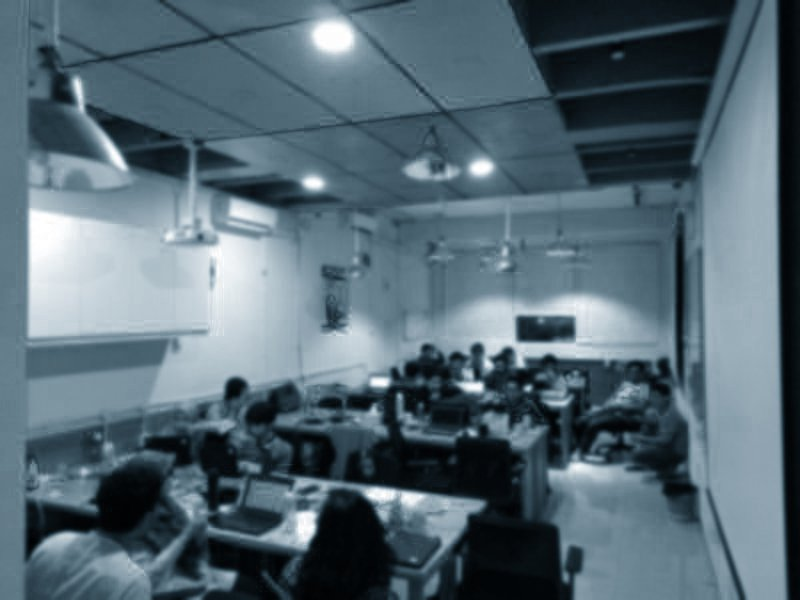
#> input picture mentee.jpg, 800 x 600 px
$ python timpa.py
#> lines starting #> are read from the running program, lines starting #| are printed output that depends on the picture; long printed decimals are rounded
from PIL import Image, ImageDraw, ImageFont
import requests
from io import BytesIO
import textwrap
import sys


# create Image object with the input image

def generate_text_to_image(pilih,input_file, message):
#> called with pilih = 'FILE', input_file = 'mentee.jpg'
    if pilih=='URL':
        try:
            response=requests.get(input_file)
            image=Image.open(BytesIO(response.content))
        except:
            print("input file is not URL")

    else:
        try:
            image=Image.open(input_file)
#> image is the input picture: PIL image 800x600 RGB; mean R, G, B 85.6, 105, 115.6
        except:
            print("input file is not image file")

    width,height=image.size
#> width = 800; height = 600
    text_ori=sys.getsizeof(message)


    font_size=round(height/10)
#> font_size = 60
    print(font_size)
#| 60
    font = ImageFont.truetype('RobotoCondensed-Bold.ttf', size=font_size)
    font2 = ImageFont.truetype('RobotoCondensed-Bold.ttf', size=font_size+1)
    width_font, height_font= font.getsize(message)
#> width_font = 3500; height_font = 68

    draw = ImageDraw.Draw(image)

    a=width/3
#> a = 266.7

    if width_font>a:
        print("errrr")
        pembesaran=round(width_font/text_ori)
#> pembesaran = 21
        print(a)
#| 266.667
        print(pembesaran)
#| 21
        lines = textwrap.wrap(message, pembesaran, break_long_words=False)
        print(lines)
#| ['He is a wise man who', 'does not grieve for', 'the things which he', 'has not, but rejoices', 'for those which he', 'has. Epictetus']
        per=0
        for text in lines:
            per=per+60
            (x, y) = (a-2, per-5)
            color = 'rgb(0, 0, 0)' # black color
            draw.text((x, y),text, fill=color, font=font2)

            (x2, y2) = (a, per)
            color2 = 'rgb(255, 255, 255)' # white color
            draw.text((x2, y2),text, fill=color2, font=font)
#> after the loop, per = 360
    else:
        per=height/3
        a=round(width/3)

        (x, y) = (a-2, per-5)
        color = 'rgb(0, 0, 0)' # black color
        draw.text((x, y), message, fill=color, font=font2)

        (x2, y2) = (a, per)
        color2 = 'rgb(255, 255, 255)' # white color
        draw.text((x2, y2), message, fill=color2, font=font)


    image.show()
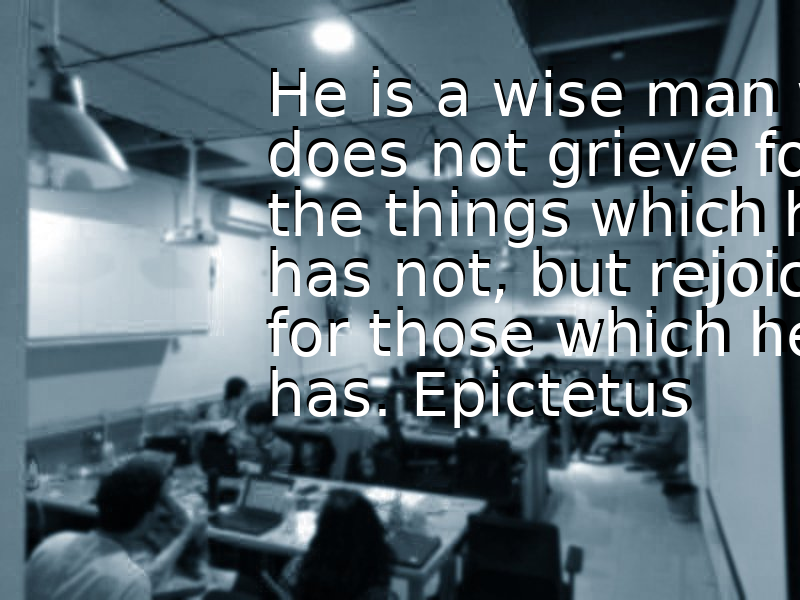
#> shown: PIL image 800x600 RGB; mean R, G, B 94.5, 111.4, 120.6
    # # image.save('greeting_card.png')

x={"text": "He is a wise man who does not grieve for the things which he has not, but rejoices for those which he has. Epictetus"}
generate_text_to_image('FILE', "mentee.jpg", x['text'])
